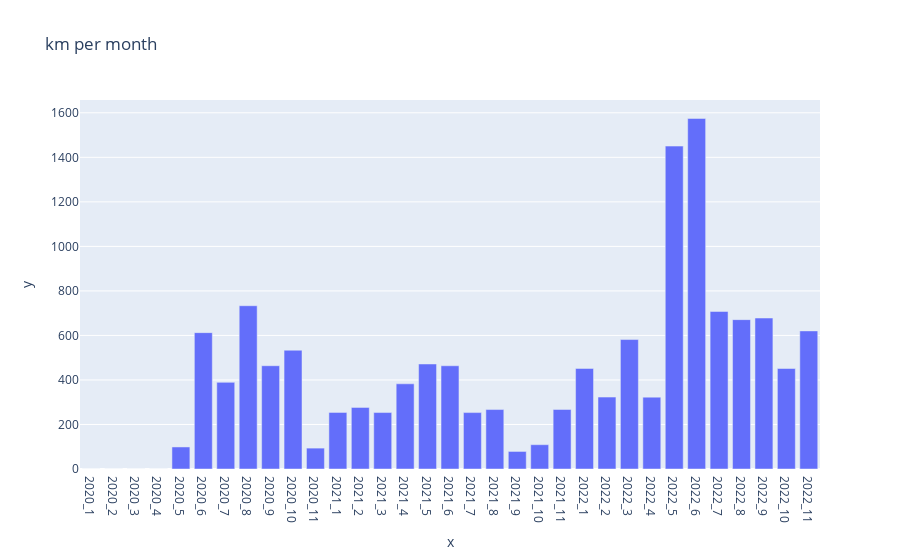
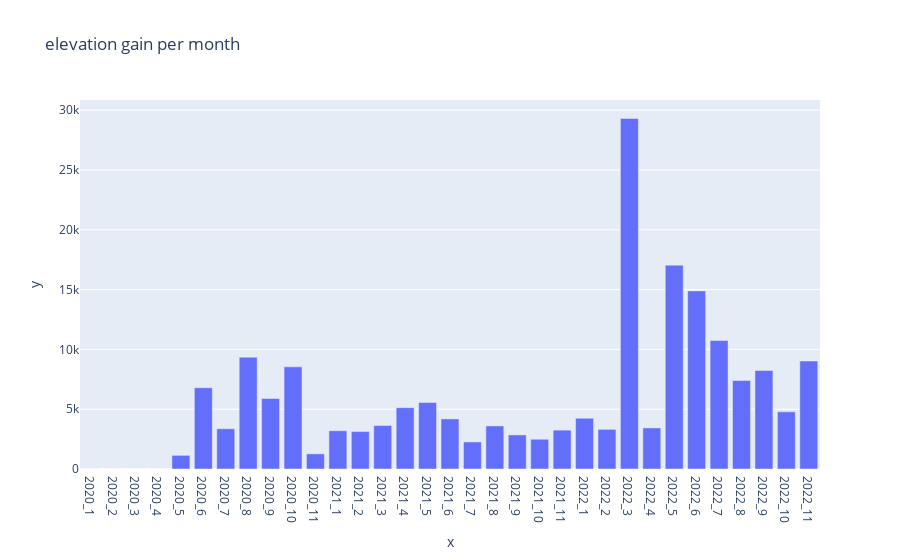

Notebook cell for these charts, in order:
### Code cell
import plotly.express as px
fig = px.bar(y=distance_L, x=year_month_L, title="km per month")
fig.show()
fig = px.bar(y=elevation_L, x=year_month_L, title="elevation gain per month")
fig.show()

### Figure 1 — Plotly figure (JSON) as saved in the notebook; plotly's stock layout.template omitted (floating-point values rounded to 4 significant figures)
{"data": [{"alignmentgroup": "True", "hovertemplate": "x=%{x}<br>y=%{y}<extra></extra>", "legendgroup": "", "marker": {"color": "#636efa", "pattern": {"shape": ""}}, "name": "", "offsetgroup": "", "orientation": "v", "showlegend": false, "textposition": "auto", "type": "bar", "x": ["2020_1", "2020_2", "2020_3", "2020_4", "2020_5", "2020_6", "2020_7", "2020_8", "2020_9", "2020_10", "2020_11", "2021_1", "2021_2", "2021_3", "2021_4", "2021_5", "2021_6", "2021_7", "2021_8", "2021_9", "2021_10", "2021_11", "2022_1", "2022_2", "2022_3", "2022_4", "2022_5", "2022_6", "2022_7", "2022_8", "2022_9", "2022_10", "2022_11"], "xaxis": "x", "y": [0, 0, 0, 0, 98.99, 612.6, 389.2, 733.4, 463.9, 533.6, 93.84, 254.3, 276.8, 253.6, 382.7, 471.7, 463.7, 253.4, 267.0, 78.84, 109.2, 267.4, 451.7, 323.0, 581.4, 322.8, 1451.0, 1575.0, 707.7, 670.9, 678.2, 451.5, 620.4], "yaxis": "y"}], "layout": {"barmode": "relative", "legend": {"tracegroupgap": 0}, "title": {"text": "km per month"}, "xaxis": {"anchor": "y", "domain": [0, 1], "title": {"text": "x"}}, "yaxis": {"anchor": "x", "domain": [0, 1], "title": {"text": "y"}}}}

### Figure 2 — Plotly figure (JSON) as saved in the notebook; plotly's stock layout.template omitted (floating-point values rounded to 4 significant figures)
{"data": [{"alignmentgroup": "True", "hovertemplate": "x=%{x}<br>y=%{y}<extra></extra>", "legendgroup": "", "marker": {"color": "#636efa", "pattern": {"shape": ""}}, "name": "", "offsetgroup": "", "orientation": "v", "showlegend": false, "textposition": "auto", "type": "bar", "x": ["2020_1", "2020_2", "2020_3", "2020_4", "2020_5", "2020_6", "2020_7", "2020_8", "2020_9", "2020_10", "2020_11", "2021_1", "2021_2", "2021_3", "2021_4", "2021_5", "2021_6", "2021_7", "2021_8", "2021_9", "2021_10", "2021_11", "2022_1", "2022_2", "2022_3", "2022_4", "2022_5", "2022_6", "2022_7", "2022_8", "2022_9", "2022_10", "2022_11"], "xaxis": "x", "y": [0, 0, 0, 0, 1142.0, 6797.0, 3364.0, 9352.0, 5894.0, 8540, 1264.0, 3196, 3129.0, 3635.0, 5129, 5561.0, 4187.0, 2260.0, 3601.0, 2848.0, 2486.0, 3249.0, 4243.0, 3316.0, 29310.0, 3434.0, 17046, 14890.0, 10740, 7396.0, 8238.0, 4781, 9027.0], "yaxis": "y"}], "layout": {"barmode": "relative", "legend": {"tracegroupgap": 0}, "title": {"text": "elevation gain per month"}, "xaxis": {"anchor": "y", "domain": [0, 1], "title": {"text": "x"}}, "yaxis": {"anchor": "x", "domain": [0, 1], "title": {"text": "y"}}}}
